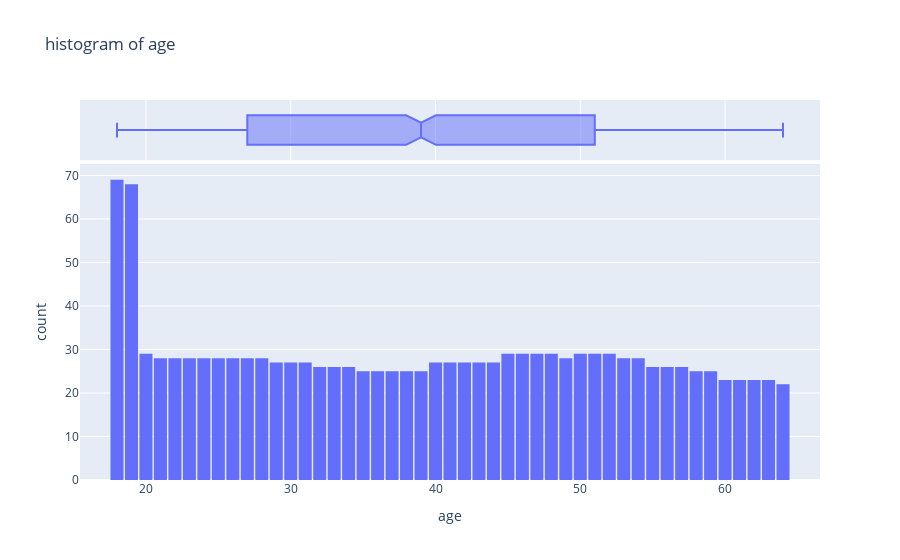

This figure's notebook cell:
### Code cell
fig = px.histogram (medical_df,
                    x = 'age',
                    marginal = 'box',
                    nbins= 47,
                    title = 'histogram of age')
fig.update_layout(bargap = 0.1)
fig.show()

### Figure 1 — Plotly figure (JSON) as saved in the notebook; plotly's stock layout.template omitted (floating-point values rounded to 4 significant figures; data arrays with more than 128 entries replaced by an {"elided": "..."} marker saying what was removed)
{"data": [{"bingroup": "x", "hovertemplate": "age=%{x}<br>count=%{y}<extra></extra>", "legendgroup": "", "marker": {"color": "#636efa", "pattern": {"shape": ""}}, "name": "", "nbinsx": 47, "orientation": "v", "showlegend": false, "type": "histogram", "x": {"elided": "1338 int values"}, "xaxis": "x", "yaxis": "y"}, {"hovertemplate": "age=%{x}<extra></extra>", "legendgroup": "", "marker": {"color": "#636efa"}, "name": "", "notched": true, "showlegend": false, "type": "box", "x": {"elided": "1338 int values"}, "xaxis": "x2", "yaxis": "y2"}], "layout": {"bargap": 0.1, "barmode": "relative", "legend": {"tracegroupgap": 0}, "title": {"text": "histogram of age"}, "xaxis": {"anchor": "y", "domain": [0, 1], "title": {"text": "age"}}, "xaxis2": {"anchor": "y2", "domain": [0, 1], "matches": "x", "showgrid": true, "showticklabels": false}, "yaxis": {"anchor": "x", "domain": [0, 0.8316], "title": {"text": "count"}}, "yaxis2": {"anchor": "x2", "domain": [0.8416, 1], "matches": "y2", "showgrid": false, "showline": false, "showticklabels": false, "ticks": ""}}}
